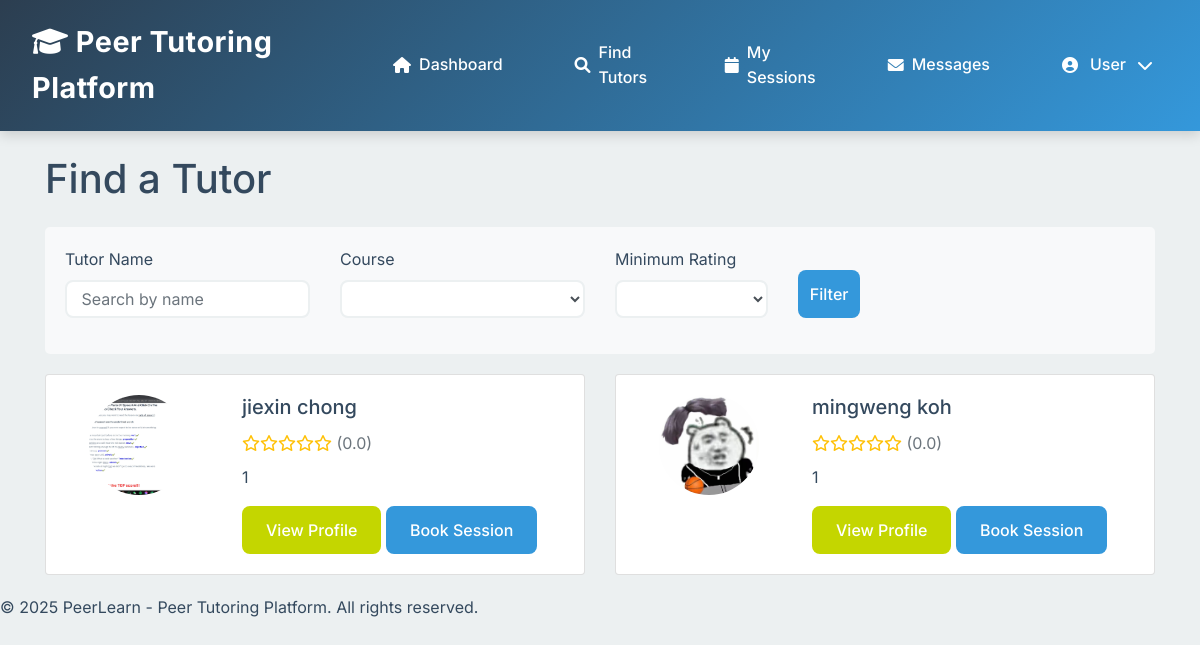
The page /find_tutors.php (signed in) on the database as committed earlier.
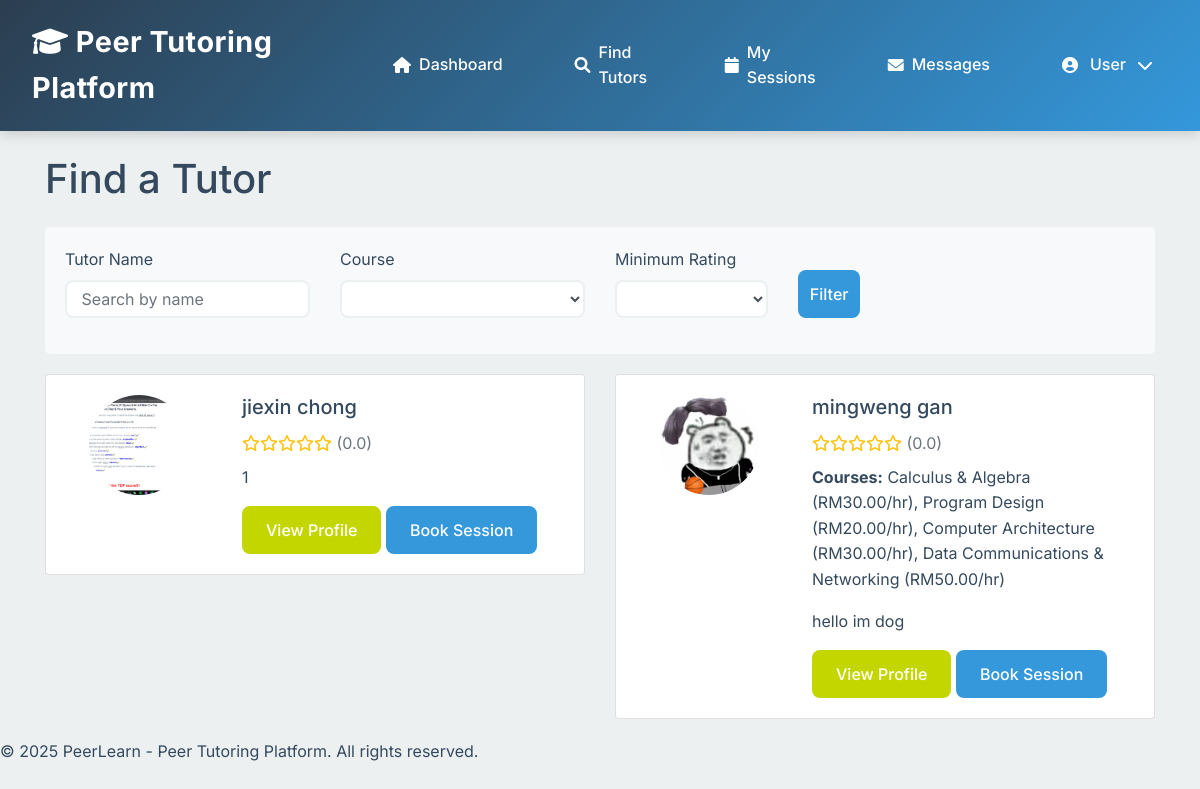
The same page on the database as committed later.
### tables this page shows
CREATE TABLE `tutorprofile` (
  `user_id` int(11) NOT NULL,
  `major` varchar(100) DEFAULT NULL,
  `year` varchar(50) DEFAULT NULL,
  `bio` text DEFAULT NULL,
  `qualifications` text DEFAULT NULL,
  `is_verified` tinyint(1) DEFAULT 0,
  `rating` decimal(3,2) DEFAULT 0.00,
  `total_sessions` int(11) DEFAULT 0
);

CREATE TABLE `user` (
  `user_id` int(11) NOT NULL,
  `username` varchar(50) NOT NULL,
  `password` varchar(255) DEFAULT NULL,
  `email` varchar(100) NOT NULL,
  `role` enum('student','tutor','admin') NOT NULL,
  `first_name` varchar(50) NOT NULL,
  `last_name` varchar(50) NOT NULL,
  `phone` varchar(20) DEFAULT NULL,
  `profile_image` varchar(255) DEFAULT NULL,
  `is_active` tinyint(1) DEFAULT 1,
  `created_at` timestamp NOT NULL DEFAULT current_timestamp(),
  `last_login` datetime DEFAULT NULL
);

### find_tutors.php (the view, shortened to what the changed rows need)
<?php
require_once 'db_connection.php';
$tutorQuery = "SELECT DISTINCT u.user_id, u.first_name, u.last_name, u.profile_image,
               tp.rating, tp.bio, tp.qualifications, tp.is_verified
               FROM user u
               JOIN tutorprofile tp ON u.user_id = tp.user_id
               LEFT JOIN tutorsubject ts ON u.user_id = ts.tutor_id
               LEFT JOIN course c ON ts.course_id = c.id
               WHERE u.role = 'tutor' AND u.is_active = 1";
$tutorQuery .= " ORDER BY tp.rating DESC, u.first_name, u.last_name";
$tutorResult = mysqli_query($conn, $tutorQuery);
?>
<!DOCTYPE html>
<html lang="en">
<head>
    <link rel="stylesheet" href="css/find_tutor_style2.css">
</head>
<body>
    <?php include 'header/stud_head.php'; ?>
    <div class="container mt-4">
        <h1 class="mb-4">Find a Tutor</h1>
        <div class="row">
            <?php if (mysqli_num_rows($tutorResult) > 0): ?>
                <?php while ($tutor = mysqli_fetch_assoc($tutorResult)): ?>
                    <div class="col-md-6">
                        <div class="card tutor-card">
                            <div class="card-body">
                                <div class="row">
                                    <div class="col-md-4 text-center">
                                        <?php if (!empty($tutor['profile_image']) && file_exists($tutor['profile_image'])): ?>
                                            <img src="<?php echo htmlspecialchars($tutor['profile_image']); ?>" alt="Profile" class="profile-img">
                                        <?php else: ?>
                                            <img src="Uploads/profile_images/default.jpg" alt="Default Profile" class="profile-img">
                                        <?php endif; ?>
                                    </div>
                                    <div class="col-md-8">
                                        <h5 class="card-title">
                                            <?php echo htmlspecialchars($tutor['first_name'] . ' ' . $tutor['last_name']); ?>
                                        </h5>
                                        <div class="rating-stars mb-2">
                                            <?php
                                            $rating = (float)$tutor['rating'];
                                            for ($i = 1; $i <= 5; $i++) {
                                                if ($i <= $rating) {
                                                    echo '<i class="fas fa-star"></i>';
                                                } elseif ($i - 0.5 <= $rating) {
                                                    echo '<i class="fas fa-star-half-alt"></i>';
                                                } else {
                                                    echo '<i class="far fa-star"></i>';
                                                }
                                            }
                                            echo ' <span class="text-muted">(' . number_format($rating, 1) . ')</span>';
                                            ?>
                                        </div>
                                        <?php
                                        $tutorId = $tutor['user_id'];
                                        $coursesQuery = "SELECT c.course_name, ts.hourly_rate
                                                        FROM tutorsubject ts
                                                        JOIN course c ON ts.course_id = c.id
                                                        WHERE ts.tutor_id = ?";
                                        $stmt = $conn->prepare($coursesQuery);
                                        if ($stmt) {
                                            $stmt->bind_param("i", $tutorId);
                                            $stmt->execute();
                                            $coursesResult = $stmt->get_result();
                                            if ($coursesResult->num_rows > 0):
                                        ?>
                                            <p class="card-text"><strong>Courses:</strong>
                                                <?php
                                                $courses = [];
                                                while ($course = $coursesResult->fetch_assoc()) {
                                                    $courses[] = $course['course_name'] . ' (RM' . number_format($course['hourly_rate'], 2) . '/hr)';
                                                }
                                                echo implode(', ', $courses);
                                                ?>
                                            </p>
                                        <?php
                                            endif;
                                        } else {
                                            echo '<p class="card-text text-danger">Error fetching courses: ' . htmlspecialchars($conn->error) . '</p>';
                                        }
                                        ?>
                                        <?php if (!empty($tutor['bio'])): ?>
                                            <p class="card-text text-truncate"><?php echo htmlspecialchars($tutor['bio']); ?></p>
                                        <?php endif; ?>
                                        <div class="mt-3">
                                            <a href="booking.php?tutor_id=<?php echo $tutor['user_id']; ?>" class="btn btn-outline-primary btn-sm">View Profile</a>
                                            <a href="appointments.php?tutor_id=<?php echo $tutor['user_id']; ?>" class="btn btn-primary btn-sm">Book Session</a>
                                        </div>
                                    </div>
                                </div>
                            </div>
                        </div>
                    </div>
                <?php endwhile; ?>
            <?php endif; ?>
        </div>
    </div>
</body>
</html>

Rows that differ between the two databases and show on the page:
changed tutorprofile: user_id.last_name "mingweng koh" → "mingweng gan"; courses (not shown) → "Calculus & Algebra (RM30.00/hr), Program Design (RM20.00/hr), Computer Architecture (RM30.00/hr), Data Communications & Networking (RM50.00/hr)"; bio "1" → "hello im dog"
